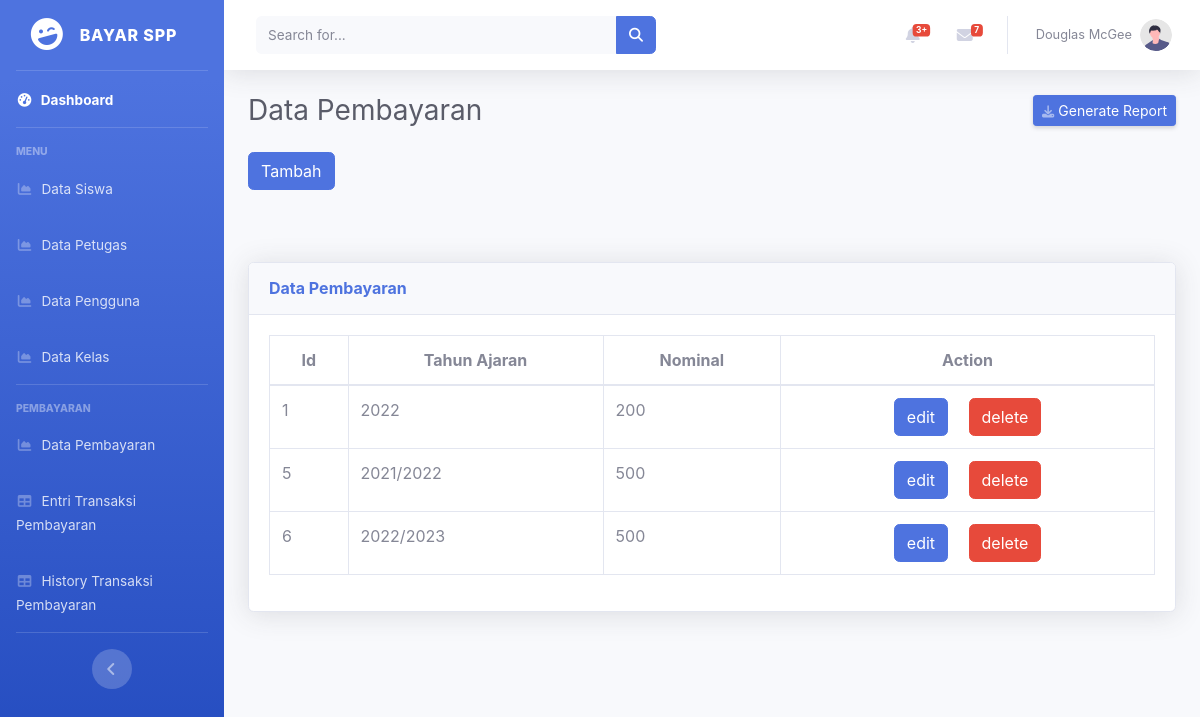
Page /public/datapembayaran on the committed database.
### tables this page shows
CREATE TABLE `pembayaran` (
  `id_pembayaran` int(11) NOT NULL,
  `tahun_ajaran` varchar(50) NOT NULL,
  `nominal` int(11) NOT NULL
);

### app/core/Controller.php (called while the page is built, shortened)
<?php
class Controller
{
    public function view($view, $data = [])
    {
        require_once "../app/views/" . $view . ".php";
    }
    public function model($model)
    {
        return new $model;
    }
}

### app/controllers/Datapembayaran.php (called while the page is built, shortened)
<?php
class Datapembayaran extends Controller
{
    public function index()
    {
        $data['judul'] = "Data Pembayaran";
        $data["datapembayaran"] = $this->model("DataPembayaran_model")->getAllDataPembayaran();
        $this->view("home/admin/datapembayaran/index", $data);
    }
}
?>

### app/core/App.php (called while the page is built, shortened)
<?php
class App
{
    protected $method = "index";
    protected $params = [];
    public function __construct()
    {
	        $this->controller = new $this->controller;
            call_user_func_array([$this->controller, $this->method], $this->params);
    }
}

### public/index.php (called while the page is built, shortened)
<?php
$app = new App;

### app/core/Database.php (called while the page is built, shortened)
<?php
class Database
{
    private $host = DB_HOST;
    private $username = DB_USER;
    private $password = DB_PASS;
    private $db = DB_NAME;
    private $dbh;
    private $stmt;
    public function __construct()
    {
        $dsn = "mysql:host={$this->host};dbname={$this->db}";
        $option = [
            PDO::ATTR_PERSISTENT => true,
            PDO::ATTR_ERRMODE => PDO::ERRMODE_EXCEPTION
        ];
        try {
            $this->dbh = new PDO($dsn, $this->username, $this->password, $option);
        } catch (PDOException $e) {
            die( $e->getMessage() );
        }
    }
    public function query($query)
    {
        $this->stmt = $this->dbh->prepare($query);
    }
    public function execute()
    {
        $this->stmt->execute();
    }
    public function resultSet()
    {
        $this->execute();
        return $this->stmt->fetchAll(PDO::FETCH_ASSOC);
    }
}

### app/models/DataPembayaran_model.php (called while the page is built, shortened)
<?php
class datapembayaran_model {
    private $table = 'pembayaran';
    private $db;
    public function __construct()
    {
        $this->db = new Database;
    }
    public function getAllDataPembayaran()
    {
        $this->db->query("SELECT * FROM {$this->table}");
        return $this->db->resultSet();
    }
}
?>

### app/views/home/admin/datapembayaran/index.php (the view, shortened to what this page needs)
<div class="container-fluid">
    <div class="d-sm-flex align-items-center justify-content-between mb-4">
        <h1 class="h3 mb-0 text-gray-800">Data Pembayaran</h1>
        <a href="#" class="d-none d-sm-inline-block btn btn-sm btn-primary shadow-sm"> Generate Report</a>
    </div>
    <div class ="d-sm-flex align-items-center justify-content-between mb-4">
        <button type="button" class="btn btn-primary" data-toggle="modal" data-target="#formModal">Tambah</button>
    </div>
    <br>
    <br>
    <div class="card shadow mb-4">
        <div class="card-header py-3">
            <h6 class="m-0 font-weight-bold text-primary">Data Pembayaran</h6>
        </div>
            <div class="card-body">
                <div class="table-responsive">
                    <table class="table table-bordered" id="dataTable" width="100%" cellspacing="0">
                        <thead class="text-center">
                            <tr>
                            <th scope="col">Id</th>
                            <th scope="col">Tahun Ajaran</th>
                            <th scope="col">Nominal</th>
                            <th scope="col">Action</th>
                            </tr>
                        </thead>
            <tbody class="table-group-divider">
                <?php foreach ($data["datapembayaran"] as $datapembayaran): ?>
                    <tr>
                        <td><?= $datapembayaran["id_pembayaran"]; ?></td>
                        <td><?= $datapembayaran["tahun_ajaran"]; ?></td>
                        <td><?= $datapembayaran["nominal"]; ?></td>
                        <td class="text-center">
                        <a href="<?= BASE_URL; ?>datapembayaran/ubah/<?= $datapembayaran['id_pembayaran']; ?>" class="btn btn-primary mx-2" data-toggle="modal" data-target="#formModalUbah">edit</a>
                        <a href="<?= BASE_URL; ?>datapembayaran/hapus/<?= $datapembayaran['id_pembayaran']; ?>" class="btn btn-danger mx-2" onclick="return confirm('yakin?');">delete</a>
                    </tr>
                <?php endforeach; ?>
            </tbody>
        </table>
    </div>

### rows in the picture
pembayaran: id_pembayaran "1", tahun_ajaran "2022", nominal "200"
pembayaran: id_pembayaran "5", tahun_ajaran "2021/2022", nominal "500"
pembayaran: id_pembayaran "6", tahun_ajaran "2022/2023", nominal "500"
